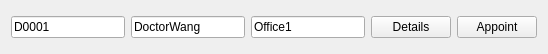
<?xml version="1.0" encoding="UTF-8"?>
<ui version="4.0">
 <class>DoctorInfoBrief</class>
 <widget class="QWidget" name="DoctorInfoBrief">
  <property name="geometry">
   <rect>
    <x>0</x>
    <y>0</y>
    <width>548</width>
    <height>54</height>
   </rect>
  </property>
  <property name="windowTitle">
   <string>Form</string>
  </property>
  <layout class="QHBoxLayout" name="horizontalLayout">
   <item>
    <widget class="QLineEdit" name="doctorID">
     <property name="text">
      <string>D0001</string>
     </property>
    </widget>
   </item>
   <item>
    <widget class="QLineEdit" name="name">
     <property name="text">
      <string>DoctorWang</string>
     </property>
    </widget>
   </item>
   <item>
    <widget class="QLineEdit" name="office">
     <property name="text">
      <string>Office1</string>
     </property>
    </widget>
   </item>
   <item>
    <widget class="QPushButton" name="details">
     <property name="text">
      <string>Details</string>
     </property>
    </widget>
   </item>
   <item>
    <widget class="QPushButton" name="pushButton">
     <property name="text">
      <string>Appoint</string>
     </property>
    </widget>
   </item>
  </layout>
 </widget>
 <resources/>
 <connections/>
</ui>
